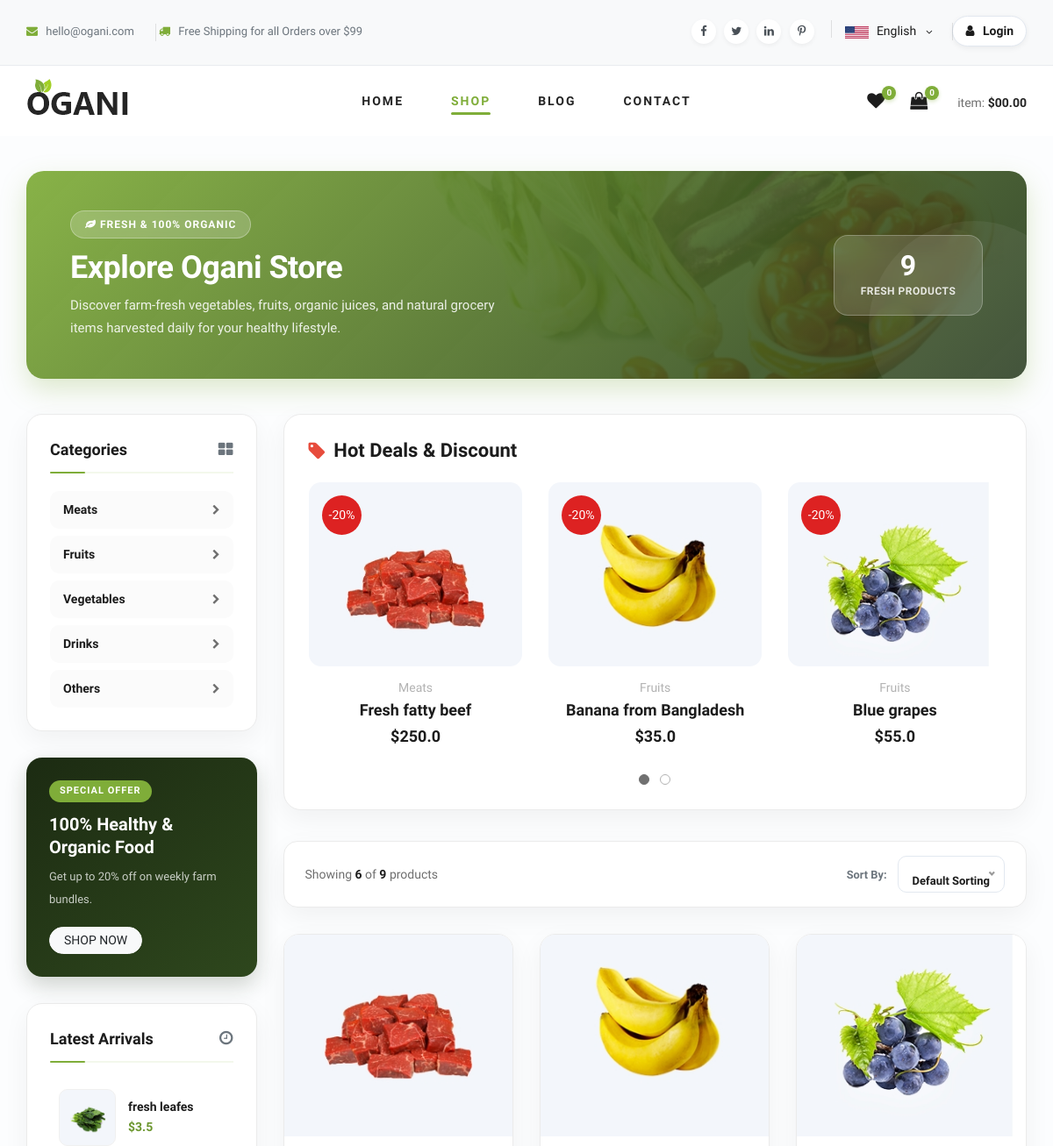
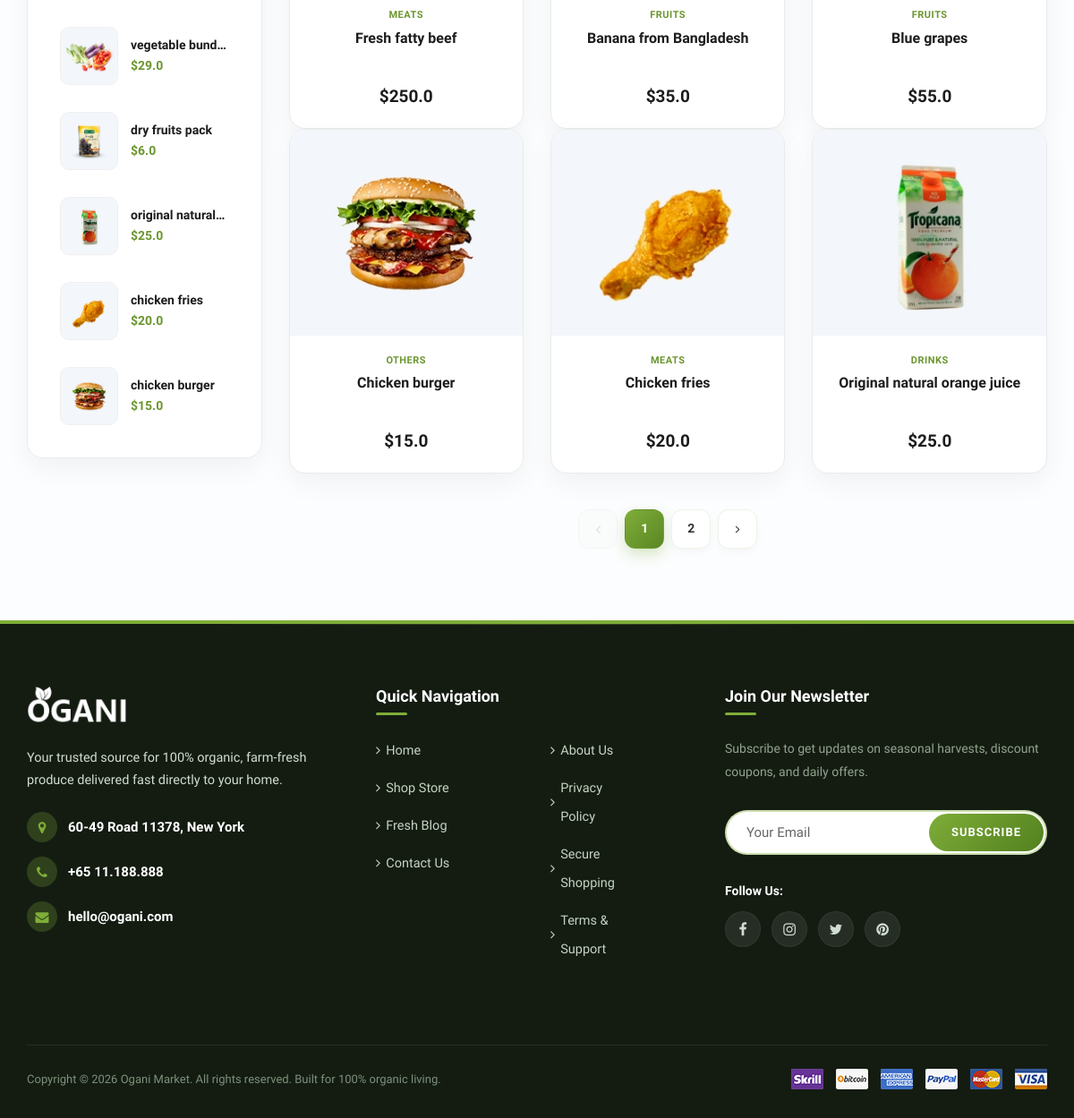
The app's page /products/store/ with its own data (2 pictures, top to bottom).
### src/apps/product/models.py (models this page shows, shortened)
class ProductCategory(models.Model):
    PRODUCT_CATEGORY_CHOICES = [
        ('meats', 'meats'),
        ('fruits', 'fruits'),
        ('vegetables', 'vegetables'),
        ('drinks', 'drinks'),
        ('others', 'others'),
    ]
    product_category = models.CharField(max_length=10, choices=PRODUCT_CATEGORY_CHOICES)
    category_image = models.ImageField(upload_to='category/photos', blank=True)
    created_at = models.DateTimeField(auto_now_add=True)
    class Meta:
        verbose_name_plural = "Product Categories"

class Product(models.Model):
    product_name = models.CharField(max_length=100)
    product_category = models.ForeignKey(ProductCategory, on_delete=models.PROTECT)
    product_info = models.CharField(max_length=255, blank=True)
    product_description = models.TextField(blank=True)
    product_price = models.FloatField()
    product_image = models.ImageField(upload_to='product/photos')
    product_weight = models.FloatField()
    shipping = models.CharField(max_length=100)
    is_available = models.BooleanField(default=True)
    created_at = models.DateTimeField(auto_now_add=True)
    updated_at = models.DateTimeField(auto_now_add=True)

### src/apps/product/views.py (the view)
# urls.py: path('store/', views.product_store_page, name='store_page'),
def product_store_page(request):
    html_file_name = 'product/store.html'
    sort_option = request.GET.get('sort', 'default')
    all_categories = ProductCategory.objects.all()
    all_products = Product.objects.select_related('product_category').all()
    if sort_option == 'price_low':
        all_products = all_products.order_by('product_price')
    elif sort_option == 'price_high':
        all_products = all_products.order_by('-product_price')
    elif sort_option == 'newest':
        all_products = all_products.order_by('-created_at')
    paginator = Paginator(all_products, 6)
    page_number = request.GET.get('page')
    page_obj = paginator.get_page(page_number)
    latest_product_one = Product.objects.select_related('product_category').order_by('-updated_at')[:3]
    latest_product_two = Product.objects.select_related('product_category').order_by('-updated_at')[3:6]
    discount_products = Product.objects.select_related('product_category').filter(is_available=True)[:6]
    context = {
        'categories': all_categories,
        'products': all_products,
        'pages': page_obj,
        'new_product_one': latest_product_one,
        'new_product_two': latest_product_two,
        'discount_products': discount_products,
        'current_sort': sort_option,
    }
    return render(request, html_file_name, context)

### src/apps/contact/contact_form.py
class NewsLetterForm(forms.ModelForm):
    class Meta:
        model = NewsLetterModel
        fields = ['email']
    def __init__(self, *args, **kwargs):
        super().__init__(*args, **kwargs)
        self.fields['email'].required = True
        self.fields['email'].widget.attrs['placeholder'] = 'Your Email'

### src/common/context_processors/cart_product_count.py (called while the page is built)
def product_in_cart_count(request):
    product_count = 0
    current_user = request.user
    try:
        if current_user.is_authenticated:
            all_cart_products = CartProduct.objects.all().filter(user=current_user)
            product_count = all_cart_products.count()
    except CartProduct.DoesNotExist:
        product_count = 0
    return dict(counter = product_count)

### src/common/context_processors/make_newsletter_form_available.py (called while the page is built)
def newsletter_for_all_app(request):
    return {'newsletter_form': NewsLetterForm()}

### src/common/context_processors/wishlist_tracker.py (called while the page is built)
def wishlist_counter(request):
    current_user = request.user
    count_wishlist = 0
    try:
        if current_user.is_authenticated:
            get_wishlist_products = UserWishList.objects.all().filter(user=current_user, is_wishlist=True)
            count_wishlist = get_wishlist_products.count()
        else:
            count_wishlist = 0
    except UserWishList.DoesNotExist:
        count_wishlist = 0
    return {'count_wishlist': count_wishlist}

### templates/product/store.html (shortened to what this page needs)
{% extends 'index.html' %}
{% load static %}
{% block content %}
<section class="store-page">
    <div class="container">
        <div class="store-hero">
            <div>
                <span class="store-hero__badge"><i class="fa fa-leaf me-1"></i> Fresh & 100% Organic</span>
                <div class="store-hero__title">
                    <h2>Explore Ogani Store</h2>
                    <p>Discover farm-fresh vegetables, fruits, organic juices, and natural grocery items harvested daily for your healthy lifestyle.</p>
                </div>
            </div>
            <div class="store-hero__stats">
                <div class="store-hero__stats-num">{{ pages.paginator.count|default:0 }}</div>
                <div class="store-hero__stats-label">Fresh Products</div>
            </div>
        </div>
        <div class="row">
            <div class="col-lg-3 col-md-5">
                <div class="sidebar">
                    <div class="store-sidebar-widget">
                        <div class="store-sidebar-widget__title">
                            <span>Categories</span>
                            <i class="fa fa-th-large text-muted style-icon"></i>
                        </div>
                        <ul class="category-nav-list">
                            {% for category in categories %}
                                <li>
                                    <a href="{% url 'product:category_page' category.product_category %}" class="category-nav-link">
                                        <span>{{ category.product_category | capfirst }}</span>
                                        <i class="fa fa-chevron-right"></i>
                                    </a>
                                </li>
                            {% endfor %}
                        </ul>
                    </div>
                    <div class="store-promo-card">
                        <span class="store-promo-card__tag">Special Offer</span>
                        <h4>100% Healthy & Organic Food</h4>
                        <p>Get up to 20% off on weekly farm bundles.</p>
                        <a href="{% url 'product:store_page' %}" class="btn btn-sm btn-light fw-bold rounded-pill px-3">SHOP NOW</a>
                    </div>
                    <div class="store-sidebar-widget">
                        <div class="store-sidebar-widget__title">
                            <span>Latest Arrivals</span>
                            <i class="fa fa-clock-o text-muted"></i>
                        </div>
                        {% for item in new_product_one %}
                        <a href="{% url 'product:single_product' item.id %}" class="sidebar-product-item">
                            <div class="sidebar-product-item__pic">
                                <img src="{{ item.product_image.url }}" alt="{{ item.product_name }}">
                            </div>
                            <div class="sidebar-product-item__text">
                                <h6>{{ item.product_name }}</h6>
                                <span>${{ item.product_price }}</span>
                            </div>
                        </a>
                        {% endfor %}
                        {% for item in new_product_two %}
                        <a href="{% url 'product:single_product' item.id %}" class="sidebar-product-item">
                            <div class="sidebar-product-item__pic">
                                <img src="{{ item.product_image.url }}" alt="{{ item.product_name }}">
                            </div>
                            <div class="sidebar-product-item__text">
                                <h6>{{ item.product_name }}</h6>
                                <span>${{ item.product_price }}</span>
                            </div>
                        </a>
                        {% endfor %}
                    </div>
                </div>
            </div>
            <div class="col-lg-9 col-md-7">
                {% if discount_products %}
                <div class="sale-off-wrapper">
                    <div class="sale-off-header">
                        <h3><i class="fa fa-tag"></i> Hot Deals & Discount</h3>
                    </div>
                    <div class="row">
                        <div class="product__discount__slider owl-carousel">
                            {% for item in discount_products %}
                            <div class="col-lg-4">
                                <div class="product__discount__item">
                                    <div class="product__discount__item__pic set-bg"
                                        data-setbg="{{ item.product_image.url }}"
                                        style="background-image: url('{{ item.product_image.url }}');">
                                        <div class="product__discount__percent">-20%</div>
                                    </div>
                                    <div class="product__discount__item__text">
                                        {% if item.product_category %}
                                            <span>{{ item.product_category.product_category | capfirst }}</span>
                                        {% endif %}
                                        <h5><a href="{% url 'product:single_product' item.id %}">{{ item.product_name | capfirst }}</a></h5>
                                        <div class="product__item__price">${{ item.product_price }}</div>
                                    </div>
                                </div>
                            </div>
                            {% endfor %}
                        </div>
                    </div>
                </div>
                {% endif %}
                <div class="store-controls-bar">
                    <p class="store-controls-bar__count">
                        Showing <strong>{{ pages.object_list|length }}</strong> of <strong>{{ pages.paginator.count|default:0 }}</strong> products
                    </p>
                    <div class="store-controls-bar__actions">
                        <span class="text-muted small font-weight-bold">Sort By:</span>
                        <form method="GET" action="{% url 'product:store_page' %}" id="sortForm" class="d-inline m-0">
                        </form>
                    </div>
                </div>
                <div class="row">
                    {% for product in pages %}
                    <div class="col-lg-4 col-md-6 col-sm-6 d-flex align-items-stretch">
                        <div class="store-product-card w-100">
                            <div class="store-product-card__pic" style="background-image: url('{{ product.product_image.url }}');">
                            </div>
                            <div class="store-product-card__body">
                                <div>
                                    {% if product.product_category %}
                                        <div class="store-product-card__category">{{ product.product_category.product_category }}</div>
                                    {% endif %}
                                    <h6 class="store-product-card__title">
                                        <a href="{% url 'product:single_product' product.id %}">{{ product.product_name | capfirst }}</a>
                                    </h6>
                                </div>
                                <div class="store-product-card__price">${{ product.product_price }}</div>
                            </div>
                        </div>
                    </div>
                    {% endfor %}
                </div>
                {% if pages.has_other_pages %}
                <div class="modern-pagination">
                    {% if pages.has_previous %}
                        <a href="?page={{ pages.previous_page_number }}{% if current_sort and current_sort != 'default' %}&sort={{ current_sort }}{% endif %}" title="Previous Page">
                            <i class="fa fa-angle-left"></i>
                        </a>
                    {% else %}
                        <span class="page-disabled"><i class="fa fa-angle-left"></i></span>
                    {% endif %}
                    {% for num in pages.paginator.page_range %}
                        {% if pages.number == num %}
                            <span class="page-link-current">{{ num }}</span>
                        {% elif num > pages.number|add:'-3' and num < pages.number|add:'3' %}
                            <a href="?page={{ num }}{% if current_sort and current_sort != 'default' %}&sort={{ current_sort }}{% endif %}">{{ num }}</a>
                        {% endif %}
                    {% endfor %}
                    {% if pages.has_next %}
                        <a href="?page={{ pages.next_page_number }}{% if current_sort and current_sort != 'default' %}&sort={{ current_sort }}{% endif %}" title="Next Page">
                            <i class="fa fa-angle-right"></i>
                        </a>
                    {% else %}
                        <span class="page-disabled"><i class="fa fa-angle-right"></i></span>
                    {% endif %}
                </div>
                {% endif %}
            </div>
        </div>
    </div>
</section>
{% endblock %}

### static/css/style.css (style rules this page uses)
html, body { height: 100%; font-family: "Cairo", sans-serif; -webkit-font-smoothing: antialiased; font-smoothing: antialiased; }
h1, h2, h3, h4, h5, h6 { margin: 0; color: #111111; font-weight: 400; font-family: "Cairo", sans-serif; }
h2 { font-size: 36px; }
h3 { font-size: 30px; }
h4 { font-size: 24px; }
h5 { font-size: 18px; }
h6 { font-size: 16px; }
p { font-size: 16px; font-family: "Cairo", sans-serif; color: #6f6f6f; font-weight: 400; line-height: 26px; margin: 0 0 15px 0; }
img { max-width: 100%; }
ul, ol { padding: 0; margin: 0; }
.set-bg { background-repeat: no-repeat; background-size: cover; background-position: top center; }
.product__discount__item__pic { height: 270px; position: relative; overflow: hidden; }
.product__discount__item__pic .product__discount__percent { height: 45px; width: 45px; background: #dd2222; border-radius: 50%; font-size: 14px; color: #ffffff; line-height: 45px; text-align: center; position: absolute; left: 15px; top: 15px; }
.product__discount__item__text { text-align: center; padding-top: 20px; }
.product__discount__item__text span { font-size: 14px; color: #b2b2b2; display: block; margin-bottom: 4px; }
.product__discount__item__text h5 { margin-bottom: 6px; }
.product__discount__item__text h5 a { color: #1c1c1c; }
.product__discount__item__text .product__item__price { font-size: 18px; color: #1c1c1c; font-weight: 700; }
.product__discount__slider .col-lg-4 { max-width: 100%; }
.footer__widget form input { width: 100%; font-size: 16px; padding-left: 20px; color: #1c1c1c; height: 46px; border: 1px solid #ededed; }
.footer__widget form input::placeholder { color: #1c1c1c; }
@media only screen and (min-width: 1200px) { .container { max-width: 1170px; } }

### templates/base/footer.html (style rules this page uses)
.footer__newsletter__form input, .footer__newsletter__form input[type="email"], .footer__newsletter__form input[type="text"] { width: 100% !important; height: 50px !important; background: #ffffff !important; border: 2px solid rgba(127, 173, 57, 0.4) !important; border-radius: 50px !important; padding: 0 140px 0 22px !important; font-size: 15px !important; color: #1c1c1c !important; font-weight: 600 !important; outline: none !important; transition: all 0.3s ease !important; }
.footer__newsletter__form input::placeholder { color: #666666 !important; opacity: 1 !important; font-weight: 400 !important; }

### records on screen
ProductCategory: product_category "Meats"
ProductCategory: product_category "Fruits"
ProductCategory: product_category "Vegetables"
ProductCategory: product_category "Drinks"
ProductCategory: product_category "Others"
Product: product_image (picture), product_name "fresh leafes", product_price "3.5"
Product: product_image (picture), product_name "vegetable…", product_price "29.0"
Product: product_image (picture), product_name "dry fruits pack", product_price "6.0"
Product: product_image (picture), product_name "original…", product_price "25.0", product_category.product_category "DRINKS", product_name "Original natural orange juice"
Product: product_image (picture), product_name "chicken fries", product_price "20.0", product_category.product_category "MEATS", product_name "Chicken fries"
Product: product_image (picture), product_name "chicken burger", product_price "15.0", product_category.product_category "OTHERS", product_name "Chicken burger"
Product: product_image (picture), product_category.product_category "Meats", product_name "Fresh fatty beef", product_price "250.0", product_category.product_category "MEATS"
Product: product_image (picture), product_category.product_category "Fruits", product_name "Banana from Bangladesh", product_price "35.0", product_category.product_category "FRUITS"
Product: product_image (picture), product_category.product_category "Fruits", product_name "Blue grapes", product_price "55.0", product_category.product_category "FRUITS"

### other values on screen
{{ pages.paginator.count|default:0 }} "9"
{{ pages.object_list|length }} "6"
{{ num }} "1"
{{ num }} "2"
